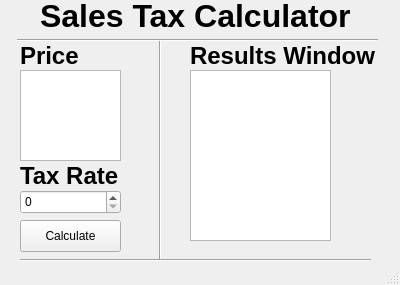
<?xml version="1.0" encoding="UTF-8"?>
<ui version="4.0">
 <class>MainWindow</class>
 <widget class="QMainWindow" name="MainWindow">
  <property name="geometry">
   <rect>
    <x>0</x>
    <y>0</y>
    <width>400</width>
    <height>285</height>
   </rect>
  </property>
  <property name="windowTitle">
   <string>MainWindow</string>
  </property>
  <widget class="QWidget" name="centralwidget">
   <widget class="QTextEdit" name="price_box">
    <property name="geometry">
     <rect>
      <x>20</x>
      <y>70</y>
      <width>101</width>
      <height>91</height>
     </rect>
    </property>
   </widget>
   <widget class="QLabel" name="label">
    <property name="geometry">
     <rect>
      <x>20</x>
      <y>45</y>
      <width>60</width>
      <height>21</height>
     </rect>
    </property>
    <property name="font">
     <font>
      <family>Arial</family>
      <pointsize>18</pointsize>
      <weight>75</weight>
      <bold>true</bold>
     </font>
    </property>
    <property name="text">
     <string>Price</string>
    </property>
   </widget>
   <widget class="QSpinBox" name="tax_rate">
    <property name="geometry">
     <rect>
      <x>20</x>
      <y>190</y>
      <width>101</width>
      <height>24</height>
     </rect>
    </property>
   </widget>
   <widget class="QPushButton" name="calc_tax_button">
    <property name="geometry">
     <rect>
      <x>20</x>
      <y>220</y>
      <width>101</width>
      <height>32</height>
     </rect>
    </property>
    <property name="text">
     <string>Calculate</string>
    </property>
   </widget>
   <widget class="QTextEdit" name="results_window">
    <property name="geometry">
     <rect>
      <x>190</x>
      <y>70</y>
      <width>141</width>
      <height>171</height>
     </rect>
    </property>
   </widget>
   <widget class="QLabel" name="label_3">
    <property name="geometry">
     <rect>
      <x>190</x>
      <y>45</y>
      <width>191</width>
      <height>21</height>
     </rect>
    </property>
    <property name="font">
     <font>
      <family>Arial</family>
      <pointsize>18</pointsize>
      <weight>75</weight>
      <bold>true</bold>
     </font>
    </property>
    <property name="text">
     <string>Results Window</string>
    </property>
   </widget>
   <widget class="Line" name="line">
    <property name="geometry">
     <rect>
      <x>150</x>
      <y>40</y>
      <width>20</width>
      <height>221</height>
     </rect>
    </property>
    <property name="orientation">
     <enum>Qt::Vertical</enum>
    </property>
   </widget>
   <widget class="QLabel" name="label_2">
    <property name="geometry">
     <rect>
      <x>20</x>
      <y>165</y>
      <width>101</width>
      <height>21</height>
     </rect>
    </property>
    <property name="font">
     <font>
      <family>Arial</family>
      <pointsize>18</pointsize>
      <weight>75</weight>
      <bold>true</bold>
     </font>
    </property>
    <property name="text">
     <string>Tax Rate</string>
    </property>
   </widget>
   <widget class="QLabel" name="label_4">
    <property name="geometry">
     <rect>
      <x>40</x>
      <y>0</y>
      <width>331</width>
      <height>31</height>
     </rect>
    </property>
    <property name="font">
     <font>
      <family>Arial</family>
      <pointsize>24</pointsize>
      <weight>75</weight>
      <bold>true</bold>
     </font>
    </property>
    <property name="text">
     <string>Sales Tax Calculator</string>
    </property>
   </widget>
   <widget class="Line" name="line_2">
    <property name="geometry">
     <rect>
      <x>17</x>
      <y>30</y>
      <width>361</width>
      <height>20</height>
     </rect>
    </property>
    <property name="orientation">
     <enum>Qt::Horizontal</enum>
    </property>
   </widget>
   <widget class="Line" name="line_3">
    <property name="geometry">
     <rect>
      <x>20</x>
      <y>250</y>
      <width>351</width>
      <height>20</height>
     </rect>
    </property>
    <property name="orientation">
     <enum>Qt::Horizontal</enum>
    </property>
   </widget>
  </widget>
  <widget class="QStatusBar" name="statusbar"/>
 </widget>
 <resources/>
 <connections/>
</ui>
